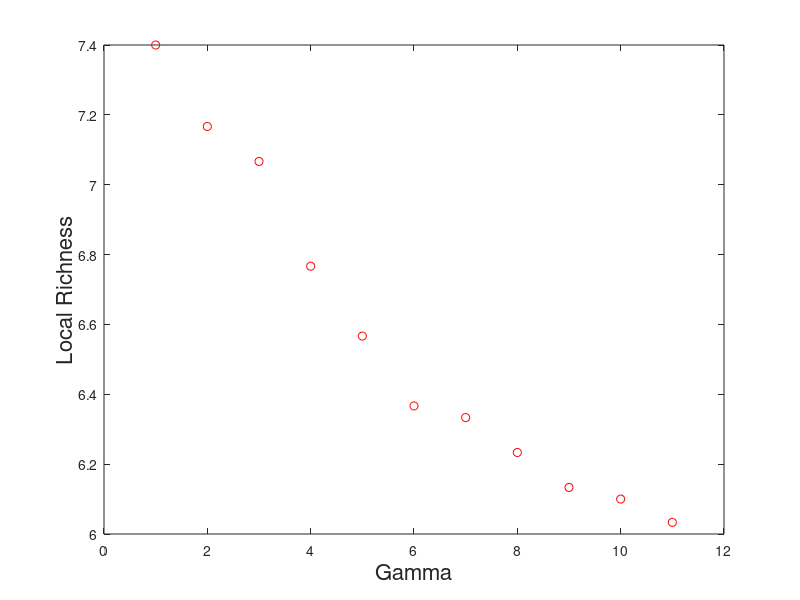

Source code (MATLAB):
Pmax =  10000;
%Stream small 
alpha_s = 0.5;%0.8
%beta_small = 0.5;
%Lake small
alpha_l = 3;%4
beta_lsmall = 0.5;

%Data
A = dlmread('Growth.csv');
B = dlmread('SmoothedTemperatures.csv');%intraday
M1 = dlmread('MigrationStream1.csv');
M2 = dlmread('MigrationStream2.csv');
%Fitting linear regression as 1st approx. G = b*T
%low ration (<< resources)
T = A(:,1);Gl = A(:,3);
bGl = T\Gl;


% Count how many data points we have
m = length(A);
% Add a column of all ones (intercept term) to x
X = [ones(m, 1) T];
%Normal equation to fit the data
theta1 = (pinv(X'*X))*X'*Gl;

count = 0;
dg = 2;
for beta_small = 0.1:0.01:1;
  migrationyes = [];
  Rls = zeros(length(B),2);
  Rss = zeros(length(B),2);
for i = 1:length(B);  
%lake
%theta2 = theta1(2,1)*dg;%5 emp
Pls = Pmax*alpha_l*beta_lsmall;
%Gl = theta1(2,1)*dg*B(i,4);%OPT 1
Gl = theta1(2,1)*B(i,4);%OPT 2

Rls(i,1) = Pls/(Gl*dg);% + theta1(1,1));
Rls(i,2) = i;
%Stream
Pss = Pmax*alpha_s*beta_small;
Gs = theta1(2,1)*B(i,5);
Rss(i,1) = Pss/Gs;% + theta1(1,1));
Rss(i,2) = i;

%Analytical
%if (Pls*Gs)/(Pss*Gl) < dg%OPT1 ok
%if (Pls/Pss) < dg*(Gl/Gs)%OPT2
   
%A3 = dg%OPT1
%B3 = (Pls*Gs)/(Pss*Gl)%OPT1

%A3 = dg*(Gl/Gs)%OPT2
%B3 = (Pls/Pss)%OPT2
%end

end
%subplot(2,2,1)
%plot(Rls(:,2),Rls(:,1),'r--')
%hold on
%plot(Rss(:,2),Rss(:,1),'b--')
%set(gca,'XTick',[],'YTick',[])
%xlabel('Day','fontsize', 16)
%ylabel('P/G','fontsize', 16)
%hold off
%dg
migrationyes = find(Rss(:,1) > Rls(:,1));
%pause
if ~isempty(migrationyes);
%if Rss > Rls
  count = count + 1;
   Pm(count,2) = (migrationyes(1,1))/30;
   Pm(count,1) = count;
   
 %  dg
 %  Pls*Gs 
 %  Pss*Gl
   %pause
%else
%   count = count + 1;
%   Pm(count,2) = 0;
%   Pm(count,1) = dg;
end
%subplot(2,2,2)
%pause


end%dg
plot(Pm(:,1),Pm(:,2),'ro')
xlabel('Gamma','fontsize', 16)
ylabel('Local Richness','fontsize', 16)
%analytical
%for dg = 1:10;

%end



